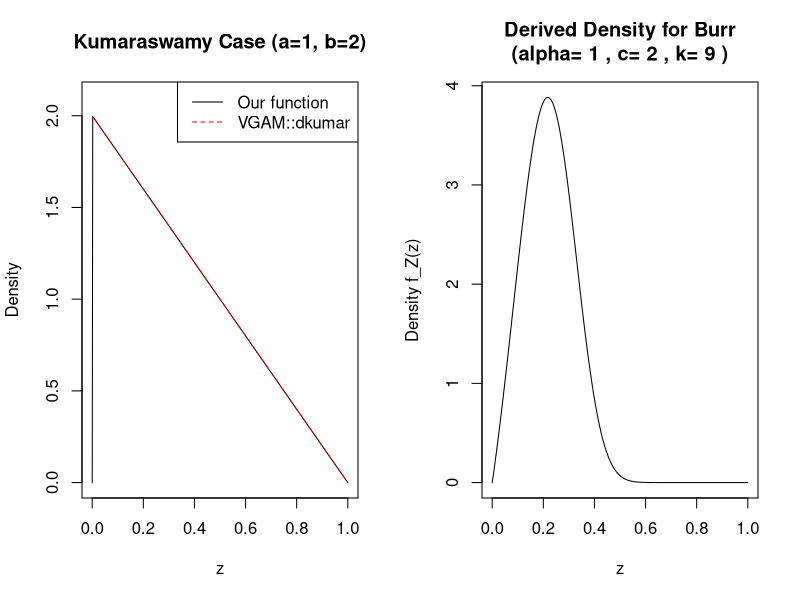

The R source for this figure:
#' Density function for Z = X/(X+1) where X ~ Burr(alpha, c, k)
#'
#' @param z Vector of quantiles (values between 0 and 1).
#' @param alpha Burr scale parameter (alpha > 0).
#' @param c Burr shape parameter (c > 0).
#' @param k Burr shape parameter (k > 0).
#' @param log Logical; if TRUE, probabilities p are given as log(p).
#'
#' @return Vector of density values.
#' @export
#'
#' @examples
#' curve(dlogislogburr(x, alpha=1, c=1, k=2), from=0.001, to=0.999,
#'       main="Density (alpha=1, c=1, k=2 -> Kumaraswamy(1,2))",
#'       ylab="Density", xlab="z")
#' curve(dlogislogburr(x, alpha=2, c=1.5, k=3), from=0.001, to=0.999, add=TRUE, col="blue")
#' legend("topright", legend=c("Kumaraswamy(1,2)", "Burr(2, 1.5, 3) derived"),
#'        col=c("black", "blue"), lty=1)
dlogislogburr <- function(z, alpha, c, k, log = FALSE) {
  # --- Input Validation ---
  if (any(alpha <= 0) || length(alpha) != 1) stop("alpha must be a single positive number.")
  if (any(c <= 0) || length(c) != 1) stop("c must be a single positive number.")
  if (any(k <= 0) || length(k) != 1) stop("k must be a single positive number.")

  # --- Calculation ---
  # Initialize result vector
  res <- numeric(length(z))
  # Identify valid z values (strictly between 0 and 1)
  valid_idx <- (z > 0 & z < 1)

  # For valid z, calculate the log-density for numerical stability
  if (any(valid_idx)) {
    zv <- z[valid_idx] # Work only with valid z
    ck <- c * k

    # Log of Numerator parts
    log_num_part1 <- log(c) + log(k) + ck * log(alpha)
    log_num_part2 <- (c - 1) * log(zv)
    log_num_part3 <- (ck - 1) * log1p(-zv) # log1p(x) = log(1+x), so log(1-zv)

    # Log of Denominator part
    # Need to be careful if zv=0 or 1, but valid_idx excludes this
    term1_den <- (alpha * (1 - zv))^c
    term2_den <- zv^c
    log_den_part <- (k + 1) * log(term1_den + term2_den)

    # Combine for log density
    log_dens_valid <- log_num_part1 + log_num_part2 + log_num_part3 - log_den_part
    res[valid_idx] <- log_dens_valid
  }

  # Set log-density to -Inf for z outside (0, 1)
  res[!valid_idx] <- -Inf

  # Return log or density
  if (log) {
    return(res)
  } else {
    return(exp(res)) # exp(-Inf) is 0, which is correct
  }
}

# --- Example Visualization ---
opar <- par(mfrow=c(1,2)) # Set up plot area for two plots

# Example 1: The Kumaraswamy case
curve(dlogislogburr(x, alpha=1, c=1, k=2), from=0, to=1, n=501,
      main="Kumaraswamy Case (a=1, b=2)", ylab="Density", xlab="z",
      ylim=c(0, 2.1)) # Matches Kumaraswamy PDF 1*2*x^(1-1)*(1-x)^(2-1) = 2*(1-x)
library(VGAM) # For Kumaraswamy density check
curve(dkumar(x, shape1=1, shape2=2), from=0, to=1, add=TRUE, col="red", lty=2)
legend("topright", legend=c("Our function", "VGAM::dkumar"), col=c("black", "red"), lty=1:2)


# Example 2: A more general Burr case
alpha_val <- exp(0)
c_val <- 2
k_val <- 9
curve(dlogislogburr(x, alpha = alpha_val, c = c_val, k = k_val),
      from = 0, to = 1, n = 501,
      ylab = "Density f_Z(z)", xlab="z",
      main = paste("Derived Density for Burr\n(alpha=", alpha_val,
                   ", c=", c_val, ", k=", k_val, ")"))

par(opar) # Restore original plot settings
